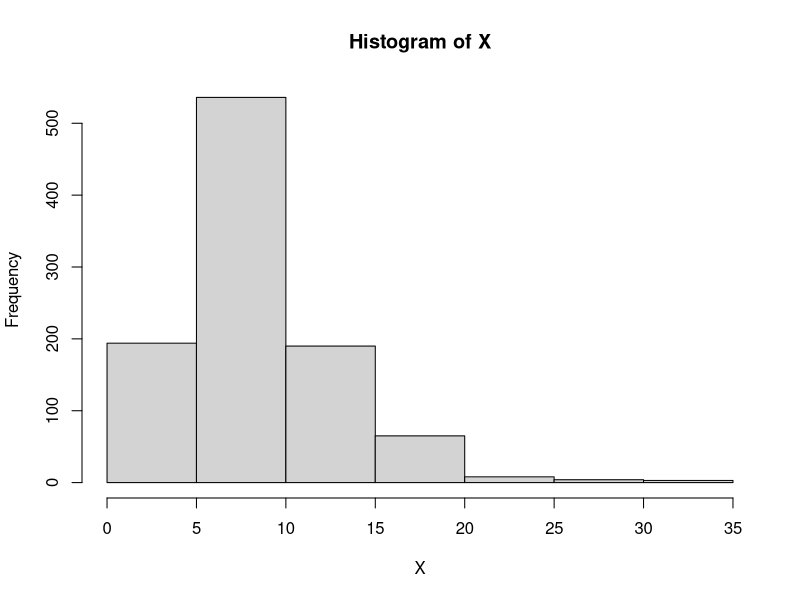

This figure's R source:

################ DEFINE FUNCTIONS #######################

#expit function
expit <- function(x) { 
  d = exp(x)/(1+exp(x))
  return(d)
}

#my match function skrevet fordi base R match() opfærte sig mærkeligt med apply over matrix 
my.match <- function(table, x, nomatches) {
  z = match (x, table, nomatch = nomatches )
  return(z)
}

#simulate data function 
sim <- function(time.grid.lower,  time.grid.upper,  time.step ,  sample.size,  exposure.duration,  frailty.mean,  frailty.sd ,  oddsratio.exposure,  oddsratio.X,  odds.baseline,  exposure.probability, baseline.probability.observation, oddsratio.observation ) {
  
  #create time grid 
  time.grid <- seq(time.grid.lower,time.grid.upper,  time.step)
  time.grid.length = length(time.grid)
  
  #lav pre-study frailty 
  X = rlnorm(n= sample.size,  mean = frailty.mean,  sd = frailty.sd)
  
  #data matrix initialization
  E = matrix( numeric(sample.size*time.grid.length),  ncol = time.grid.length)
  Y = matrix( numeric(sample.size*time.grid.length),  ncol = time.grid.length)
  E.observed = matrix( numeric(sample.size*time.grid.length),  ncol = time.grid.length)
  
  #outcome linear prediction based on frailty and baseline risk 
  b_0 = log(odds.baseline)
  b_1 = log(oddsratio.X)
  lin.pred = b_0 + b_1*X     
  
  #exposure coefficient
  b_exposure = log(oddsratio.exposure)
  
  
  #exposure observation probability
  b_baseline = log(baseline.probability.observation/(1-baseline.probability.observation))
  b_observation = log(oddsratio.observation)
  lin.pred.observation =b_baseline + b_observation*X
  observation.probability = expit(lin.pred.observation)

  
  #simulate data
  for (j in time.grid) { 
    if (j>= exposure.duration) {
     print(j)
      
     #draw exposure 
     E[,j+1] <- rbinom(sample.size,  size=1, exposure.probability)
     
     #reset exposure to 0 for already exposed
     has.exposure = rowSums(E[, 1:j])                                        #OBS: her i oprindelig kode fra møde stod rowSums(E), som gav fejl der når kode køres får alle exposures slettet (fordi exposure i E[,j+1] medtages)
     E[has.exposure == 1, j+1] <- 0 #reset exp to 0 for prev exposed
     
     #update linear predictor ift exposed or not
     current.exposure = rowSums(E[,(j+1-exposure.duration):(j+1)])
     current.lin.pred = lin.pred + b_exposure*current.exposure
     
     #update outcome probability
     outcome.probability = expit(current.lin.pred)
    
     #update outcomes 
     Y[,j+1] <- rbinom(sample.size,size=1, outcome.probability)
     
     #draw observed exposure
     has.current.exposure = E[,j] #logically, 1 if has and 0 if does not have
     E.observed[has.current.exposure == 1, j] <- rbinom( sum(has.current.exposure) , size=1, observation.probability[has.current.exposure==1] )  #draw observed exposure with probability modified by frailty / comorbidity status
    }
  }
  
  #plot pt frailty distribution
  hist(X)
  
  #lav cohort datasæt###############################
  
  #udhent exposure indices (return index / time period (for example day of exposure if time unit is days)) if pt was exposed, return index -10 if not ( removed later, set to outside study period ) ) 
  #OBS se funktion my.match, skrevet fordi der var nogle issues med rækkefølgen af argumenter som blev passet til match() i base R ved brug af apply funktionen
  E.time <- apply( E, 1, my.match, 1, -10) #vektor med time unit for exposure for hver pt (vil være dag for exposure hvis time unit er i dage ift start af studie periode eks) (-10 hvis pt ej exposed)
  E.observed.time <- apply( E.observed, 1, my.match, 1, -10) #samme som E.times, men blot for observed exposures
  Y.first.time <- apply( Y , 1, my.match, 1, -10) #vektor med time unit for outcome for hver pt (vil være dag for outcome  hvis time unit er i dage ift start af studie periode eks) (-10 hvis pt ej outcome)
  
  #konstruer matrix med 1 row = 1 pt og 3 kolonner ( Exposure time, observed exposure time og outcome time)
  data.full.cohort <- cbind(E.time, E.observed.time,Y.first.time)
  
  #add unikt pt ID
  ID <- 1:nrow(data.full.cohort)
  
  #flet på data
  data.full.cohort <- cbind(ID,data.full.cohort)
  
  #lav til dataframe 
  df <- data.frame(data.full.cohort)
  
  #return full cohort dataframe
  return(df) 
}


################ RUN SIMULATIONS  #######################

#run sim 1
sim1 = sim( 0,      #time.grid.lower
            100,     #time.grid.upper
            1,      #time.step
            1000,   #sample.size
            2,      #exposure.duration
            2,      #frailty.mean 
            0.5,    #frailty.sd
            1,      #oddsratio.exposure
            1.05,   #oddsratio.X (odds ratio associeret med comorbs/frailty)
            0.0005,  #odds.baseline aka baseline risk (når odds er lille er odds ca lig sandsynlighed)
            0.01,   #exposure.probability 
            0.5,    #baseline probability of observing exposure given 0 effect of comorbidty (intercept term in log reg)
            1       #oddsratio for exposure observation depending on comorbidity/frailty
)


#case data med kun ptt der har outcome 
data.cases <- sim1[ sim1['Y.first.time']>0 , ]

data.cases

nrow(data.cases) 
